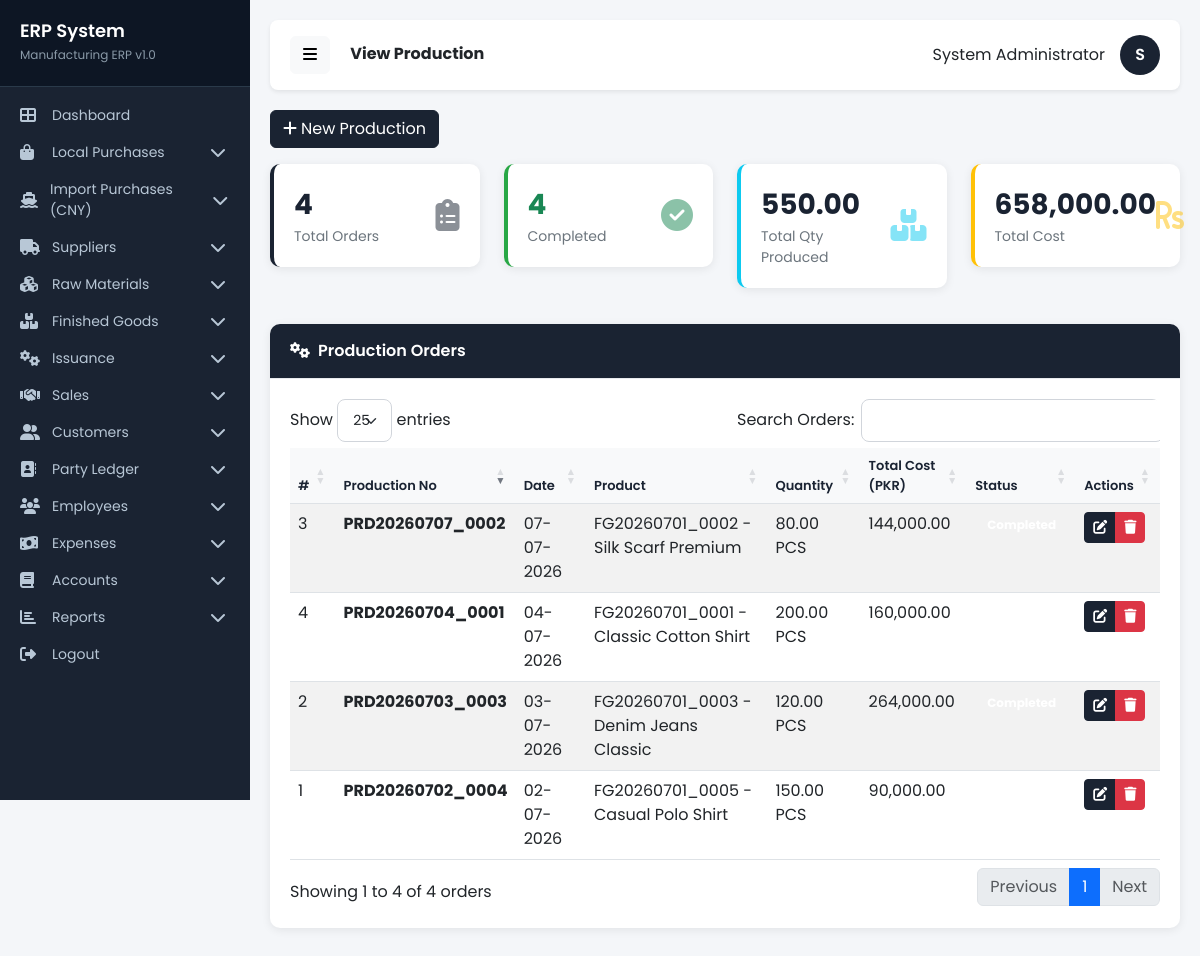
Screenshot of /pages/production.php (signed in) with the database file from the repository.
### tables this page shows
CREATE TABLE `production` (
  `id` int(11) NOT NULL,
  `production_no` varchar(50) NOT NULL,
  `finished_good_id` int(11) NOT NULL,
  `quantity` decimal(18,2) NOT NULL,
  `production_date` date DEFAULT NULL,
  `total_cost` decimal(18,2) DEFAULT 0.00,
  `status` enum('pending','completed','cancelled') DEFAULT 'pending',
  `date_time` datetime DEFAULT NULL
);

CREATE TABLE `finished_goods` (
  `id` int(11) NOT NULL,
  `product_code` varchar(50) NOT NULL COMMENT 'Unique product code e.g., FG20260109_1234',
  `product_name` varchar(200) NOT NULL COMMENT 'Product name',
  `category` varchar(100) DEFAULT NULL COMMENT 'Product category',
  `unit` varchar(20) NOT NULL COMMENT 'Unit of measurement e.g., Pcs, Kg, Meter',
  `current_stock` decimal(18,2) DEFAULT 0.00 COMMENT 'Current available stock',
  `minimum_stock` decimal(18,2) DEFAULT 0.00 COMMENT 'Minimum stock level for alerts',
  `selling_price` decimal(18,2) DEFAULT 0.00 COMMENT 'Selling price in PKR',
  `cost_price` decimal(18,2) DEFAULT 0.00 COMMENT 'Production cost in PKR',
  `status` enum('active','inactive') DEFAULT 'active' COMMENT 'Product status',
  `date_time` datetime DEFAULT NULL COMMENT 'Creation/Update date time'
);

### includes/database.php (called while the page is built, shortened)
<?php
$db = new mysqli(DB_HOST, DB_USER, DB_PASS, DB_NAME);
$db->set_charset("utf8");
function executePrepared($sql, $types = '', $params = []) {
    global $db;
    $stmt = $db->prepare($sql);
    $stmt->execute();
    return $stmt;
}
function getRows($sql, $types = '', $params = []) {
    $stmt = executePrepared($sql, $types, $params);
    $result = $stmt->get_result();
    $rows = [];
    while ($row = $result->fetch_assoc()) {
        $rows[] = $row;
    }
    return $rows;
}
function formatCurrency($amount) {
    return number_format($amount, 2);
}
?>

### pages/production.php (the view, shortened to what this page needs)
<?php
require_once '../includes/database.php';
$orders = getRows("SELECT p.*, fg.product_code, fg.product_name, fg.unit
        FROM production p
        LEFT JOIN finished_goods fg ON p.finished_good_id = fg.id
        ORDER BY p.id DESC");
$totalOrders = count($orders);
$totalQuantity = 0;
$totalCost = 0;
$completedOrders = 0;
foreach ($orders as $o) {
    $totalQuantity += (float)$o['quantity'];
    $totalCost += (float)$o['total_cost'];
    if ($o['status'] == 'completed') $completedOrders++;
}
include '../includes/header.php';
include '../includes/sidebar.php';
?>
<div class="row mb-3">
    <div class="col-12">
        <a href="add_production.php" class="btn btn-primary"><i class="fas fa-plus me-1"></i>New Production</a>
    </div>
</div>
<div class="row mb-3">
    <div class="col-md-3">
        <div class="stat-card" style="border-left-color: #1a2332;">
            <div class="d-flex justify-content-between align-items-center">
                <div>
                    <div class="stat-number"><?php echo $totalOrders; ?></div>
                    <div class="stat-label">Total Orders</div>
                </div>
                <div class="stat-icon"><i class="fas fa-clipboard-list"></i></div>
            </div>
        </div>
    </div>
    <div class="col-md-3">
        <div class="stat-card" style="border-left-color: #28a745;">
            <div class="d-flex justify-content-between align-items-center">
                <div>
                    <div class="stat-number text-success"><?php echo $completedOrders; ?></div>
                    <div class="stat-label">Completed</div>
                </div>
                <div class="stat-icon"><i class="fas fa-check-circle text-success"></i></div>
            </div>
        </div>
    </div>
    <div class="col-md-3">
        <div class="stat-card" style="border-left-color: #0dcaf0;">
            <div class="d-flex justify-content-between align-items-center">
                <div>
                    <div class="stat-number"><?php echo number_format($totalQuantity, 2); ?></div>
                    <div class="stat-label">Total Qty Produced</div>
                </div>
                <div class="stat-icon"><i class="fas fa-boxes text-info"></i></div>
            </div>
        </div>
    </div>
    <div class="col-md-3">
        <div class="stat-card" style="border-left-color: #ffc107;">
            <div class="d-flex justify-content-between align-items-center">
                <div>
                    <div class="stat-number"><?php echo formatCurrency($totalCost); ?></div>
                    <div class="stat-label">Total Cost</div>
                </div>
                <div class="stat-icon"><i class="fas fa-rupee-sign text-warning"></i></div>
            </div>
        </div>
    </div>
</div>
<div class="row">
    <div class="col-12">
        <div class="card">
            <div class="card-header" style="background:#1a2332;color:#fff;">
                <i class="fas fa-cogs me-2"></i>Production Orders
            </div>
            <div class="card-body">
                <div class="table-responsive">
                    <table class="table table-striped table-hover" id="productionTable">
                        <thead>
                            <tr>
                                <th>#</th>
                                <th>Production No</th>
                                <th>Date</th>
                                <th>Product</th>
                                <th>Quantity</th>
                                <th>Total Cost (PKR)</th>
                                <th>Status</th>
                                <th>Actions</th>
                            </tr>
                        </thead>
                        <tbody>
                            <?php if (count($orders) > 0): ?>
                                <?php $counter = 1; ?>
                                <?php foreach ($orders as $order): ?>
                                    <tr>
                                        <td><?php echo $counter++; ?></td>
                                        <td><strong><?php echo htmlspecialchars($order['production_no'] ?? ''); ?></strong></td>
                                        <td><?php echo isset($order['production_date']) ? date('d-m-Y', strtotime($order['production_date'])) : '-'; ?></td>
                                        <td>
                                            <?php
                                            if (isset($order['product_code']) && isset($order['product_name'])) {
                                                echo htmlspecialchars($order['product_code'] . ' - ' . $order['product_name']);
                                            } else {
                                                echo '-';
                                            }
                                            ?>
                                        </td>
                                        <td><?php echo isset($order['quantity']) ? number_format($order['quantity'], 2) : '0.00'; ?> <?php echo $order['unit'] ?? ''; ?></td>
                                        <td><?php echo isset($order['total_cost']) ? formatCurrency($order['total_cost']) : '0.00'; ?></td>
                                        <td>
                                            <?php
                                            $status = $order['status'] ?? 'pending';
                                            $statusClass = $status === 'completed' ? 'success' : ($status === 'cancelled' ? 'danger' : 'warning');
                                            ?>
                                            <span class="badge badge-status badge-<?php echo $statusClass; ?>">
                                            </span>
                                        </td>
                                        <td>
                                            <div class="btn-group btn-group-sm">
                                                <a href="add_production.php?edit=<?php echo $order['id']; ?>" class="btn btn-primary" title="Edit">
                                                    <i class="fas fa-edit"></i>
                                                </a>
                                                <a href="?delete=<?php echo $order['id']; ?>" class="btn btn-danger delete-confirm" title="Delete">
                                                    <i class="fas fa-trash"></i>
                                                </a>
                                            </div>
                                        </td>
                                    </tr>
                                <?php endforeach; ?>
                            <?php endif; ?>
                        </tbody>
                    </table>
                </div>
            </div>
        </div>
    </div>
</div>
<link rel="stylesheet" href="https://cdn.datatables.net/1.13.4/css/dataTables.bootstrap5.min.css">
<?php include '../includes/footer.php'; ?>

### includes/header.php (style rules this page uses)
* { font-family: 'Poppins', sans-serif; }
body { background-color: #f4f6f9; margin: 0; padding: 0; }
.card { border: none; border-radius: 10px; box-shadow: 0 2px 10px rgba(0,0,0,0.08); margin-bottom: 20px; }
.card-header { background: #fff; border-bottom: 1px solid #e8eaed; padding: 15px 20px; font-weight: 600; border-radius: 10px 10px 0 0 !important; }
.card-body { padding: 20px; }
.btn-primary { background: #1a2332; border-color: #1a2332; }
.table-responsive { border-radius: 8px; }
.table th { background: #f8f9fa; font-weight: 600; font-size: 13px; color: #1a2332; }
.badge-status { padding: 5px 12px; border-radius: 20px; font-size: 12px; }
.stat-card { background: #fff; padding: 20px; border-radius: 10px; box-shadow: 0 2px 10px rgba(0,0,0,0.08); margin-bottom: 20px; border-left: 4px solid #1a2332; }
.stat-card .stat-icon { font-size: 32px; color: #1a2332; opacity: 0.5; }
.stat-card .stat-number { font-size: 28px; font-weight: 700; color: #1a2332; }
.stat-card .stat-label { font-size: 14px; color: #6c757d; }

### rows the page displays
production: production_no "PRD20260702_0004", production_date "02-07-2026", finished_good.product_name "FG20260701_0005 - Casual Polo Shirt", quantity "150.00", finished_good.unit "PCS", total_cost "90,000.00"
production: production_no "PRD20260703_0003", production_date "03-07-2026", finished_good.product_name "FG20260701_0003 - Denim Jeans Classic", quantity "120.00", finished_good.unit "PCS", total_cost "264,000.00"
production: production_no "PRD20260707_0002", production_date "07-07-2026", finished_good.product_name "FG20260701_0002 - Silk Scarf Premium", quantity "80.00", finished_good.unit "PCS", total_cost "144,000.00"
production: production_no "PRD20260704_0001", production_date "04-07-2026", finished_good.product_name "FG20260701_0001 - Classic Cotton Shirt", quantity "200.00", finished_good.unit "PCS", total_cost "160,000.00"

### other values shown
$pageTitle "View Production"
$_SESSION['full_name'] "System Administrator"
substr($_SESSION['full_name'], 0, 1) "S"
$totalOrders "4"
$completedOrders "4"
$totalQuantity "550.00"
formatCurrency($totalCost) "658,000.00"
